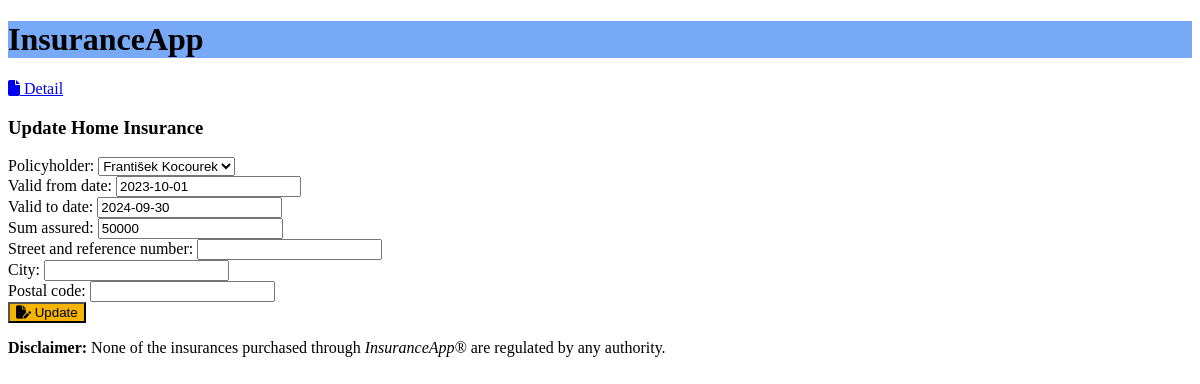
The page /homeinsurance/update/1/ on the database its author committed.
### insuranceapp/models.py (models this page shows, shortened)
class Insurace(models.Model):
    insurance_product_name = "Insurance"
    policyholder = models.ForeignKey(Policyholder, on_delete=models.CASCADE)
    contract_date = models.DateField()
    valid_from_date = models.DateField()
    valid_to_date = models.DateField()
    class Meta:
        abstract = True
    @classmethod
    def get_url_name_prefix(cls):
        return cls.insurance_product_name.replace(" ", "").lower()
    def get_detail_url(self):
        return reverse(
            f"insuranceapp:{self.__class__.get_url_name_prefix()}-detail",
            kwargs={"pk": self.id},
        )

class HomeInsurance(Insurace):
    insurance_product_name = "Home Insurance"
    sum_assured = models.IntegerField()  # Pojistná částka
    street_and_reference_number = models.CharField(max_length=50, blank=True, null=True)
    city = models.CharField(max_length=50, blank=True, null=True)
    postal_code = models.IntegerField(blank=True, null=True)

### insuranceapp/views.py (the view)
class HomeInsuranceUpdateView(
    HomeInsuranceModelMixin, HomeInsuranceFormFieldsMixin, InsuranceUpdateView
):
    pass

### insuranceapp/models.py (called while the page is built)
    @property
    def full_name(self):
        return f"{self.first_name} {self.last_name}"

    def __str__(self):
        return self.full_name

### insuranceapp/templates/insuranceapp/insurance_form.html (shortened to what this page needs)
{% extends "insuranceapp/base.html" %}
{% block content %}
    {% if object %}
        <a href="{{ object.get_detail_url }}">
            <i class="fa-solid fa-file"></i>
            Detail
        </a>
        <h3>Update {{ object.insurance_product_name }}</h3>
    {% else %}
        <a href="{{ policyholder_detail_url }}">
            <i class="fa-solid fa-user"></i>
            Detail
        </a>
        <h3>Create {{ insurance_product_name }}</h3>
    {% endif %}
    <form method="post">
        {{ form.as_div }}
        {% if object %}
            <button class="button-update" type="submit">
                <i class="fa-solid fa-file-pen"></i>
                Update
            </button>
        {% else %}
            <button class="button-create" type="submit">
                <i class="fa-solid fa-file-circle-plus"></i>
                Create
            </button>
        {% endif %}
    </form>
{% endblock content %}

### insuranceapp/static/insuranceapp/style.css (style rules this page uses)
.button-update { background-color: #F4B400 !important; margin-right: 15px !important; }

### rows shown on the page
HomeInsurance: insurance_product_name "Home Insurance", policyholder "František Kocourek", valid_from_date "2023-10-01", valid_to_date "2024-09-30", sum_assured "50000"
